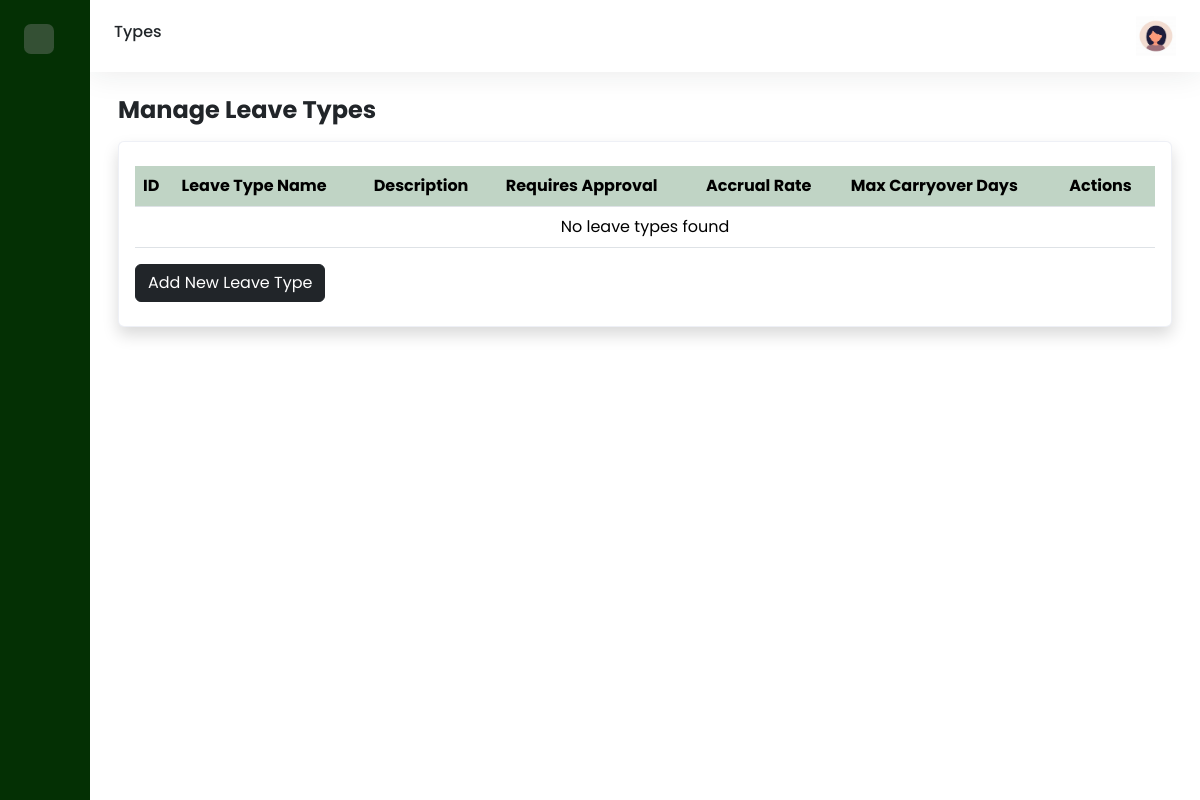
The page /admin/mantype.php (signed in) on the database as committed earlier.
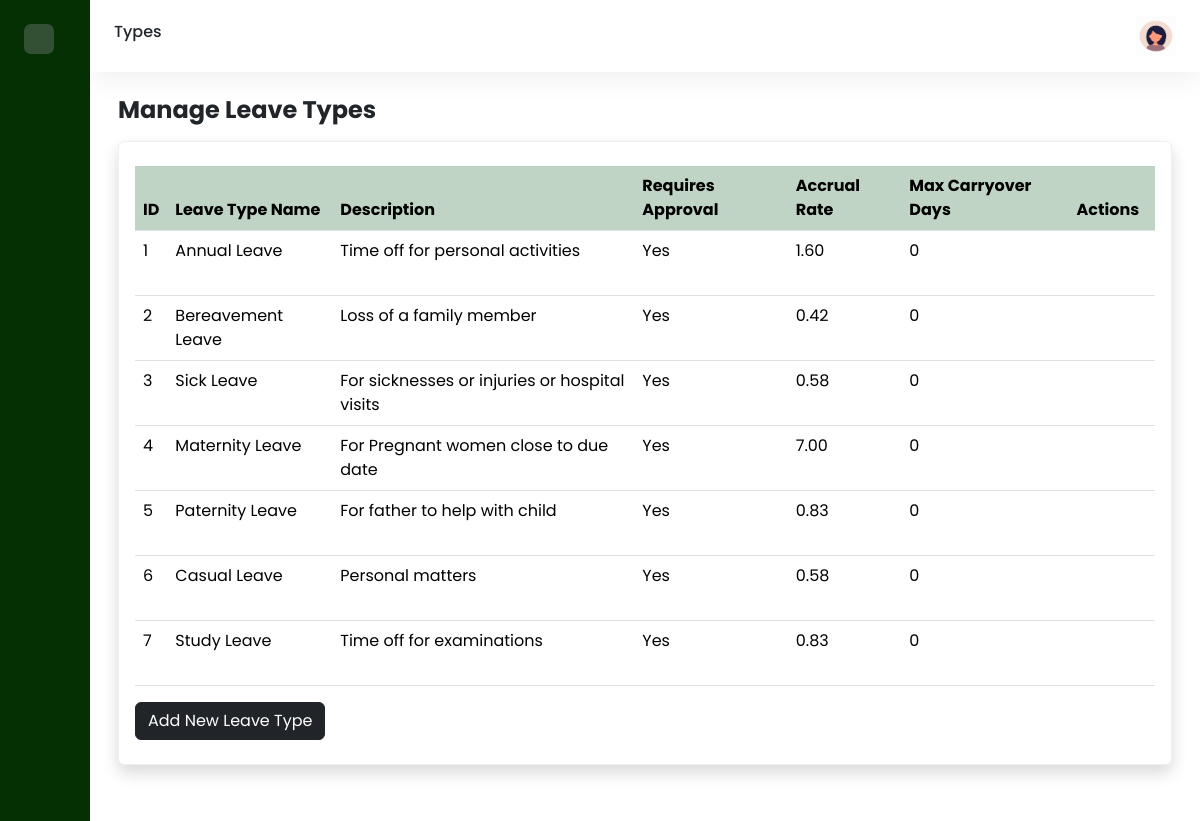
The same page on the database as committed later.
### tables this page shows
CREATE TABLE `leave_type` (
  `type_id` int(11) NOT NULL,
  `type_name` varchar(100) NOT NULL,
  `description` text DEFAULT NULL,
  `requires_approval` tinyint(1) NOT NULL DEFAULT 1,
  `default_accrualrate_perperiod` decimal(5,2) NOT NULL DEFAULT 0.00,
  `max_carryover_days` int(11) NOT NULL DEFAULT 0
);

### admin/mantype.php (the view, shortened to what the changed rows need)
<?php
$host = "localhost";
$db   = "leave_management";
$user = "root";
$pass = "";
$conn = new mysqli($host, $user, $pass, $db);
$sql = "SELECT type_id, type_name, description, requires_approval, default_accrualrate_perperiod, max_carryover_days FROM leave_type ORDER BY type_id ASC";
$types = $conn->query($sql);
?>
<!DOCTYPE html>
<html>
    <head>
        <link href='https://cdn.boxicons.com/fonts/basic/boxicons.min.css' rel='stylesheet'>
        <link href="https://cdn.jsdelivr.net/npm/bootstrap@5.3.7/dist/css/bootstrap.min.css" rel="stylesheet"
>
        <link rel="stylesheet" href="../assets/css/dashboard.css">
    </head>
    <body>
        <div class="wrapper">
            <div class="main">
                <main class="content px-3 py-4">
                    <div class="container-fluid">
                        <div class="mb-3">
                            <h2 class="fw-bold fs-4 mb-3">
                                Manage Leave Types
                            </h2>
                            <div class="row">
                                <div class="col-12">
                                    <div class="card shadow">
                                        <div class="card-body py-4">
                                            <table class="table table-hover">
                                                <thead>
                                                    <tr class="highlight">
                                                    <th scope="col">ID</th>
                                                    <th scope="col">Leave Type Name</th>
                                                    <th scope="col">Description</th>
                                                    <th scope="col">Requires Approval</th>
                                                    <th scope="col">Accrual Rate</th>
                                                    <th scope="col">Max Carryover Days</th>
                                                    <th scope="col">Actions</th>
                                                    </tr>
                                                </thead>
                                                <tbody>
                                                    <?php if ($types->num_rows > 0): ?>
                                                        <?php while ($row = $types->fetch_assoc()): ?>
                                                            <tr>
                                                                <td><?php echo $row['type_id']; ?></td>
                                                                <td><?php echo htmlspecialchars($row['type_name']); ?></td>
                                                                <td><?php echo htmlspecialchars($row['description']); ?></td>
                                                                <td><?php echo $row['requires_approval'] ? "Yes" : "No"; ?></td>
                                                                <td><?php echo htmlspecialchars($row['default_accrualrate_perperiod']); ?></td>
                                                                <td><?php echo htmlspecialchars($row['max_carryover_days']); ?></td>
                                                                <td>
                                                                    <a href="edittype.php?id=<?php echo $row['type_id']; ?>" class="btn btn-lg"><i class='bx  bx-edit'  style="color: green;"></i> </a>
                                                                    <a href="manpolicy.php?delete=<?php echo $row['type_id']; ?>" class="btn btn-lg" onclick="return confirm('Are you sure you want to delete this employee record?');"><i class='bx  bx-trash-x' style="color: red;" ></i> </a>
                                                                </td>
                                                            </tr>
                                                        <?php endwhile; ?>
                                                    <?php else: ?>
                                                        <tr>
                                                            <td colspan="10" class="text-center">No leave types found</td>
                                                        </tr>
                                                    <?php endif; ?>
                                                </tbody>
                                            </table>
                                        </div>
                                    </div>
                                </div>
                            </div>
                        </div>
                    </div>
                </main>
            </div>
        </div>
    </body>
</html>

Rows that differ between the two databases and show on the page:
added leave_type: type_id "1", type_name "Annual Leave", description "Time off for personal activities", requires_approval "Yes", default_accrualrate_perperiod "1.60", max_carryover_days "0"
added leave_type: type_id "2", type_name "Bereavement Leave", description "Loss of a family member", requires_approval "Yes", default_accrualrate_perperiod "0.42", max_carryover_days "0"
added leave_type: type_id "3", type_name "Sick Leave", description "For sicknesses or injuries or hospital visits", requires_approval "Yes", default_accrualrate_perperiod "0.58", max_carryover_days "0"
added leave_type: type_id "4", type_name "Maternity Leave", description "For Pregnant women close to due date", requires_approval "Yes", default_accrualrate_perperiod "7.00", max_carryover_days "0"
added leave_type: type_id "5", type_name "Paternity Leave", description "For father to help with child", requires_approval "Yes", default_accrualrate_perperiod "0.83", max_carryover_days "0"
added leave_type: type_id "6", type_name "Casual Leave", description "Personal matters", requires_approval "Yes", default_accrualrate_perperiod "0.58", max_carryover_days "0"
added leave_type: type_id "7", type_name "Study Leave", description "Time off for examinations", requires_approval "Yes", default_accrualrate_perperiod "0.83", max_carryover_days "0"
Other text that changed with them:
text no longer shown: "No leave types found"
